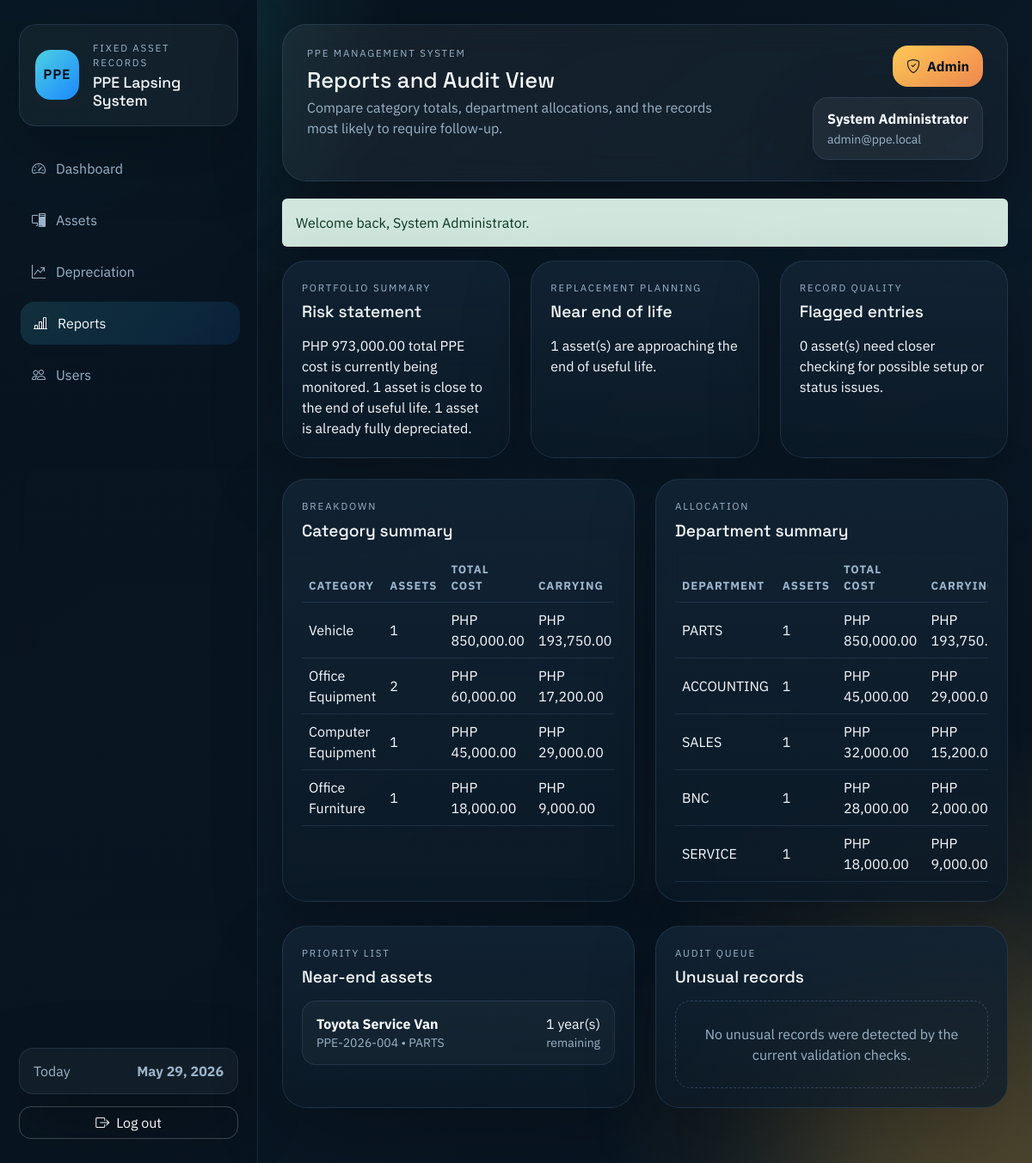
Screenshot of /modules/reports.php (signed in) with the database file from the repository.
### tables this page shows
CREATE TABLE IF NOT EXISTS assets (
    asset_id INT AUTO_INCREMENT PRIMARY KEY,
    asset_code VARCHAR(50) NOT NULL UNIQUE,
    asset_name VARCHAR(150) NOT NULL,
    category_id INT NULL,
    department_id INT NULL,
    acquisition_date DATE NOT NULL,
    acquisition_cost DECIMAL(15,2) NOT NULL,
    salvage_value DECIMAL(15,2) DEFAULT 0,
    useful_life INT NOT NULL,
    depreciation_method VARCHAR(50) DEFAULT 'Straight-line',
    location VARCHAR(150) DEFAULT NULL,
    status ENUM('Active', 'Disposed', 'Fully Depreciated') DEFAULT 'Active',
    remarks TEXT DEFAULT NULL,
    created_at TIMESTAMP DEFAULT CURRENT_TIMESTAMP,
    INDEX idx_assets_status (status),
    INDEX idx_assets_category (category_id),
    INDEX idx_assets_department (department_id),
    CONSTRAINT fk_assets_category
        FOREIGN KEY (category_id) REFERENCES categories(category_id),
    CONSTRAINT fk_assets_department
        FOREIGN KEY (department_id) REFERENCES departments(department_id)
);

CREATE TABLE IF NOT EXISTS categories (
    category_id INT AUTO_INCREMENT PRIMARY KEY,
    category_name VARCHAR(100) NOT NULL,
    UNIQUE KEY uq_category_name (category_name)
);

CREATE TABLE IF NOT EXISTS departments (
    department_id INT AUTO_INCREMENT PRIMARY KEY,
    department_name VARCHAR(100) NOT NULL,
    UNIQUE KEY uq_department_name (department_name)
);

### functions/depreciation_function.php (called while the page is built, shortened)
<?php
function fetch_assets(PDO $pdo, array $filters = []): array
{
    $sql = 'SELECT a.*, c.category_name, d.department_name
            FROM assets a
            LEFT JOIN categories c ON c.category_id = a.category_id
            LEFT JOIN departments d ON d.department_id = a.department_id
            WHERE 1=1';
    $params = [];
    $sql .= ' ORDER BY a.acquisition_date DESC, a.asset_name ASC';
    $statement = $pdo->prepare($sql);
    $statement->execute($params);
    return $statement->fetchAll() ?: [];
}
function calculate_annual_depreciation(float $cost, float $salvageValue, int $usefulLife): float
{
    return round(($cost - $salvageValue) / $usefulLife, 2);
}
function generate_depreciation_schedule(array $asset): array
{
    $cost = (float) ($asset['acquisition_cost'] ?? 0);
    $salvageValue = (float) ($asset['salvage_value'] ?? 0);
    $usefulLife = (int) ($asset['useful_life'] ?? 0);
    $acquisitionDate = (string) ($asset['acquisition_date'] ?? '');
    $acquisitionYear = (int) date('Y', strtotime($acquisitionDate));
    $depreciationStartYear = $acquisitionYear + 1;
    $depreciableBase = max($cost - $salvageValue, 0);
    $annualDepreciation = calculate_annual_depreciation($cost, $salvageValue, $usefulLife);
    $accumulated = 0.0;
    $schedule = [
        [
            'depreciation_year' => $acquisitionYear,
            'beginning_value' => round($cost, 2),
            'depreciation_expense' => 0.0,
            'accumulated_depreciation' => 0.0,
            'ending_value' => round($cost, 2),
        ],
    ];
    for ($index = 0; $index < $usefulLife; $index++) {
        $year = $depreciationStartYear + $index;
        $beginningValue = round($cost - $accumulated, 2);
        $remainingDepreciableBase = round($depreciableBase - $accumulated, 2);
        $expense = $index === ($usefulLife - 1)
            ? max($remainingDepreciableBase, 0)
            : min($annualDepreciation, max($remainingDepreciableBase, 0));
        $accumulated = round($accumulated + $expense, 2);
        $endingValue = round(max($cost - $accumulated, $salvageValue), 2);
        $schedule[] = [
            'depreciation_year' => $year,
            'beginning_value' => $beginningValue,
            'depreciation_expense' => round($expense, 2),
            'accumulated_depreciation' => $accumulated,
            'ending_value' => $endingValue,
        ];
    }
    return $schedule;
}
function get_asset_metrics(array $asset, ?int $year = null): array
{
    $evaluationYear = $year ?? CURRENT_YEAR;
    $cost = (float) ($asset['acquisition_cost'] ?? 0);
    $salvageValue = (float) ($asset['salvage_value'] ?? 0);
    $usefulLife = max((int) ($asset['useful_life'] ?? 0), 0);
    $annualDepreciation = calculate_annual_depreciation($cost, $salvageValue, $usefulLife);
    $schedule = generate_depreciation_schedule($asset);
    $acquisitionYear = strtotime((string) ($asset['acquisition_date'] ?? '')) !== false
        ? (int) date('Y', strtotime((string) $asset['acquisition_date']))
        : CURRENT_YEAR;
    $depreciationStartYear = $acquisitionYear + 1;
    $selectedRow = null;
    foreach ($schedule as $row) {
        if ((int) $row['depreciation_year'] <= $evaluationYear) {
            $selectedRow = $row;
        }
    }
    if ($selectedRow === null && $schedule !== [] && $evaluationYear >= (int) end($schedule)['depreciation_year']) {
        $selectedRow = end($schedule);
    }
    $elapsedYears = 0;
    if ($evaluationYear >= $depreciationStartYear && $usefulLife > 0) {
        $elapsedYears = min(($evaluationYear - $depreciationStartYear) + 1, $usefulLife);
    }
    $accumulated = $selectedRow['accumulated_depreciation'] ?? 0.0;
    $carryingAmount = $selectedRow['ending_value'] ?? $cost;
    $remainingYears = max($usefulLife - $elapsedYears, 0);
    $lifeUsedRatio = $usefulLife > 0 ? min($elapsedYears / $usefulLife, 1) : 0.0;
    $isFullyDepreciated = $usefulLife > 0 && ($carryingAmount <= ($salvageValue + 0.01) || $elapsedYears >= $usefulLife);
    $condition = 'Healthy';
    if ($isFullyDepreciated || $remainingYears === 0) {
        $condition = 'Critical';
    } elseif ($lifeUsedRatio >= 0.8 || $remainingYears <= 1) {
        $condition = 'Monitor';
    }
    $metrics = [
        'annual_depreciation' => $annualDepreciation,
        'accumulated_depreciation' => round((float) $accumulated, 2),
        'carrying_amount' => round((float) $carryingAmount, 2),
        'remaining_years' => $remainingYears,
        'elapsed_years' => $elapsedYears,
        'life_used_ratio' => round($lifeUsedRatio, 4),
        'is_fully_depreciated' => $isFullyDepreciated,
        'condition' => $condition,
        'schedule_rows' => $schedule,
        'schedule_year_start' => $schedule[0]['depreciation_year'] ?? $depreciationStartYear,
        'schedule_year_end' => $schedule !== [] ? end($schedule)['depreciation_year'] : $depreciationStartYear,
    ];
    $metrics['anomalies'] = detect_asset_anomalies($asset, $metrics);
    $metrics['anomaly_count'] = count($metrics['anomalies']);
    return $metrics;
}
function detect_asset_anomalies(array $asset, array $metrics): array
{
    $anomalies = [];
    $cost = (float) ($asset['acquisition_cost'] ?? 0);
    $salvageValue = (float) ($asset['salvage_value'] ?? 0);
    $status = (string) ($asset['status'] ?? 'Active');
    return $anomalies;
}
function hydrate_assets_with_metrics(array $assets, ?int $year = null): array
{
    foreach ($assets as &$asset) {
        $metrics = get_asset_metrics($asset, $year);
    }
    return $assets;
}
function build_dashboard_metrics(array $assets): array
{
    $metrics = [
        'asset_count' => count($assets),
        'total_cost' => 0.0,
        'total_accumulated' => 0.0,
        'total_carrying' => 0.0,
        'active_count' => 0,
        'fully_depreciated_count' => 0,
        'near_end_count' => 0,
        'unusual_count' => 0,
    ];
    foreach ($assets as $asset) {
        $metrics['total_cost'] += (float) ($asset['acquisition_cost'] ?? 0);
        $metrics['total_accumulated'] += (float) ($asset['accumulated_depreciation'] ?? 0);
        $metrics['total_carrying'] += (float) ($asset['carrying_amount'] ?? 0);
        $metrics['active_count'] += (($asset['status'] ?? '') === 'Active') ? 1 : 0;
        $metrics['fully_depreciated_count'] += !empty($asset['is_fully_depreciated']) ? 1 : 0;
        $metrics['near_end_count'] += (!empty($asset['remaining_years']) && (int) $asset['remaining_years'] <= 1 && empty($asset['is_fully_depreciated'])) ? 1 : 0;
        $metrics['unusual_count'] += !empty($asset['anomaly_count']) ? 1 : 0;
    }
    foreach (['total_cost', 'total_accumulated', 'total_carrying'] as $key) {
        $metrics[$key] = round((float) $metrics[$key], 2);
    }
    return $metrics;
}
function build_category_summary(array $assets): array
{
    $summary = [];
    foreach ($assets as $asset) {
        $key = (string) ($asset['category_name'] ?? 'Uncategorized');
        if (!isset($summary[$key])) {
            $summary[$key] = [
                'label' => $key,
                'asset_count' => 0,
                'total_cost' => 0.0,
                'total_accumulated' => 0.0,
                'total_carrying' => 0.0,
            ];
        }
        $summary[$key]['asset_count']++;
        $summary[$key]['total_cost'] += (float) ($asset['acquisition_cost'] ?? 0);
        $summary[$key]['total_accumulated'] += (float) ($asset['accumulated_depreciation'] ?? 0);
        $summary[$key]['total_carrying'] += (float) ($asset['carrying_amount'] ?? 0);
    }
    usort($summary, static fn (array $left, array $right): int => $right['total_cost'] <=> $left['total_cost']);
    return $summary;
}
function build_department_summary(array $assets): array
{
    $summary = [];
    foreach ($assets as $asset) {
        $key = (string) ($asset['department_name'] ?? 'Unassigned');
        if (!isset($summary[$key])) {
            $summary[$key] = [
                'label' => $key,
                'asset_count' => 0,
                'total_cost' => 0.0,
                'total_carrying' => 0.0,
            ];
        }
        $summary[$key]['asset_count']++;
        $summary[$key]['total_cost'] += (float) ($asset['acquisition_cost'] ?? 0);
        $summary[$key]['total_carrying'] += (float) ($asset['carrying_amount'] ?? 0);
    }
    usort($summary, static fn (array $left, array $right): int => $right['total_cost'] <=> $left['total_cost']);
    return $summary;
}

### modules/reports.php (the view, shortened to what this page needs)
<?php
$pdo = db();
$assets = hydrate_assets_with_metrics(fetch_assets($pdo));
$metrics = build_dashboard_metrics($assets);
$categorySummary = build_category_summary($assets);
$departmentSummary = build_department_summary($assets);
$alerts = build_asset_alerts($assets);
require_once APP_ROOT . '/includes/header.php';
?>
<?php if ($assets === []): ?>
    <section class="shell-card">
        <div class="empty-state">No assets are available yet, so there are no report totals to display.</div>
    </section>
<?php else: ?>
    <div class="row g-4 mb-4">
        <div class="col-lg-4">
            <section class="shell-card h-100">
                <p class="eyebrow mb-2">Portfolio summary</p>
                <h2 class="section-title mb-3">Risk statement</h2>
                <p class="mb-0"><?= e(build_risk_summary($metrics, $alerts)) ?></p>
            </section>
        </div>
        <div class="col-lg-4">
            <section class="shell-card h-100">
                <p class="eyebrow mb-2">Replacement planning</p>
                <h2 class="section-title mb-3">Near end of life</h2>
                <p class="mb-0"><?= e((string) count($alerts['near_end'])) ?> asset(s) are approaching the end of useful life.</p>
            </section>
        </div>
        <div class="col-lg-4">
            <section class="shell-card h-100">
                <p class="eyebrow mb-2">Record quality</p>
                <h2 class="section-title mb-3">Flagged entries</h2>
                <p class="mb-0"><?= e((string) count($alerts['unusual'])) ?> asset(s) need closer checking for possible setup or status issues.</p>
            </section>
        </div>
    </div>
    <div class="row g-4">
        <div class="col-xl-6">
            <section class="shell-card h-100">
                <div class="mb-3">
                    <p class="eyebrow mb-2">Breakdown</p>
                    <h2 class="section-title mb-0">Category summary</h2>
                </div>
                <div class="table-wrap">
                    <table class="table align-middle">
                        <thead>
                            <tr>
                                <th>Category</th>
                                <th>Assets</th>
                                <th>Total Cost</th>
                                <th>Carrying</th>
                            </tr>
                        </thead>
                        <tbody>
                            <?php foreach ($categorySummary as $category): ?>
                                <tr>
                                    <td><?= e($category['label']) ?></td>
                                    <td><?= e((string) $category['asset_count']) ?></td>
                                    <td><?= e(money($category['total_cost'])) ?></td>
                                    <td><?= e(money($category['total_carrying'])) ?></td>
                                </tr>
                            <?php endforeach; ?>
                        </tbody>
                    </table>
                </div>
            </section>
        </div>
        <div class="col-xl-6">
            <section class="shell-card h-100">
                <div class="mb-3">
                    <p class="eyebrow mb-2">Allocation</p>
                    <h2 class="section-title mb-0">Department summary</h2>
                </div>
                <div class="table-wrap">
                    <table class="table align-middle">
                        <thead>
                            <tr>
                                <th>Department</th>
                                <th>Assets</th>
                                <th>Total Cost</th>
                                <th>Carrying</th>
                            </tr>
                        </thead>
                        <tbody>
                            <?php foreach ($departmentSummary as $department): ?>
                                <tr>
                                    <td><?= e($department['label']) ?></td>
                                    <td><?= e((string) $department['asset_count']) ?></td>
                                    <td><?= e(money($department['total_cost'])) ?></td>
                                    <td><?= e(money($department['total_carrying'])) ?></td>
                                </tr>
                            <?php endforeach; ?>
                        </tbody>
                    </table>
                </div>
            </section>
        </div>
    </div>
    <div class="row g-4 mt-1">
        <div class="col-lg-6">
            <section class="shell-card h-100">
                <div class="mb-3">
                    <p class="eyebrow mb-2">Priority list</p>
                    <h2 class="section-title mb-0">Near-end assets</h2>
                </div>
                <?php if ($alerts['near_end'] === []): ?>
                    <div class="empty-state">No assets are currently near the end of useful life.</div>
                <?php else: ?>
                    <div class="list-panel">
                        <?php foreach (array_slice($alerts['near_end'], 0, 6) as $asset): ?>
                            <div class="list-row">
                                <div class="d-flex justify-content-between align-items-start">
                                    <div>
                                        <strong><?= e($asset['asset_name']) ?></strong>
                                        <div class="text-soft small"><?= e($asset['asset_code']) ?> • <?= e((string) $asset['department_name']) ?></div>
                                    </div>
                                    <div class="text-end">
                                        <div><?= e((string) $asset['remaining_years']) ?> year(s)</div>
                                        <div class="text-soft small">remaining</div>
                                    </div>
                                </div>
                            </div>
                        <?php endforeach; ?>
                    </div>
                <?php endif; ?>
            </section>
        </div>
        <div class="col-lg-6">
            <section class="shell-card h-100">
                <div class="mb-3">
                    <p class="eyebrow mb-2">Audit queue</p>
                    <h2 class="section-title mb-0">Unusual records</h2>
                </div>
                <?php if ($alerts['unusual'] === []): ?>
                    <div class="empty-state">No unusual records were detected by the current validation checks.</div>
                <?php endif; ?>
            </section>
        </div>
    </div>
<?php endif; ?>
<?php require_once APP_ROOT . '/includes/footer.php'; ?>

### rows the page displays
assets: category.category_name "Office Equipment", asset_count "2", total_cost "PHP 60,000.00", total_carrying "PHP 17,200.00"
assets: category.category_name "Computer Equipment", asset_count "1", total_cost "PHP 45,000.00", total_carrying "PHP 29,000.00", department.department_name "ACCOUNTING", total_carrying "PHP…"
assets: asset_name "Toyota Service Van", asset_code "PPE-2026-004", department.department_name "PARTS", remaining_years "1"

### other values shown
$item['label'] "Dashboard"
$item['label'] "Assets"
$item['label'] "Depreciation"
$item['label'] "Reports"
$item['label'] "Users"
$pageHeading "Reports and Audit View"
$pageDescription "Compare category totals, department allocations, and the records most likely to require follow-up."
$loggedInUser['role'] "Admin"
$loggedInUser['full_name'] "System Administrator"
$loggedInUser['email'] "admin@ppe.local"
$message['message'] "Welcome back, System Administrator."
build_risk_summary($metrics, $alerts) "PHP 973,000.00 total PPE cost is currently being monitored. 1 asset is close to the end of useful life. 1 asset is already fully depreciated."
count($alerts['near_end']) "1"
count($alerts['unusual']) "0"
$category['label'] "Vehicle"
